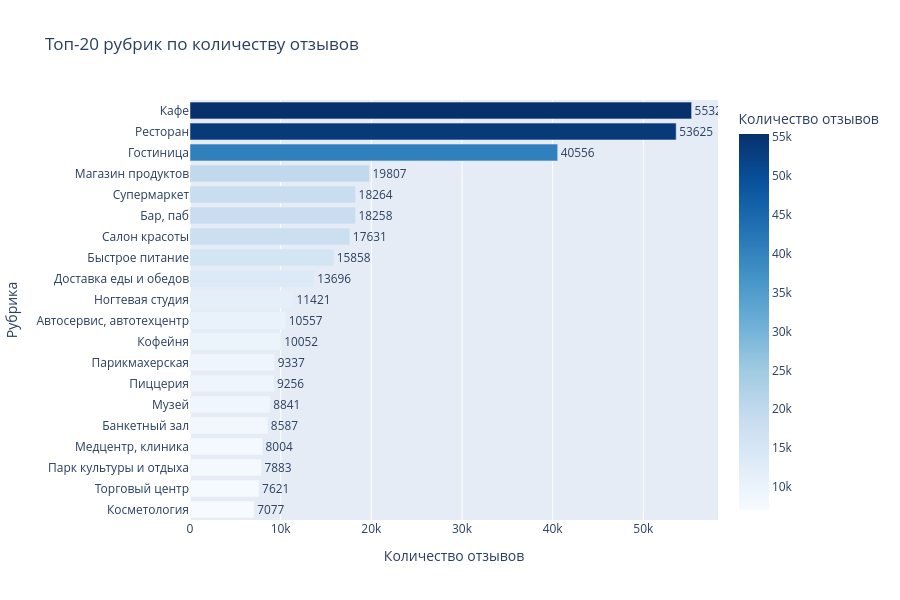

Notebook cell for this chart:
### Markdown cell above
Выводы

### Code cell
# Построим график количества отзывов в зависимости от рубрики и возьмем топ 20 по популярности 
all_rubrics = []

for items in data_clean['rubrics_list']:
    all_rubrics.extend(items)

rubric_counts = Counter(all_rubrics)
top_rubrics = rubric_counts.most_common(20)

df_top = pd.DataFrame(top_rubrics, columns=['rubric', 'count'])
df_top = df_top.sort_values('count', ascending=True)

fig = px.bar(df_top, x='count', y='rubric', orientation='h', text_auto='.0f',
             color='count', color_continuous_scale='Blues',
             title='Топ-20 рубрик по количеству отзывов',
             labels={'count': 'Количество отзывов', 'rubric': 'Рубрика'}, height=600)
fig.update_layout(yaxis={'categoryorder': 'total ascending'})
fig.update_traces(textposition='outside')
fig.show()

### Figure 1 — Plotly figure (JSON) as saved in the notebook; plotly's stock layout.template omitted (floating-point values rounded to 4 significant figures)
{"data": [{"hovertemplate": "Количество отзывов=%{marker.color}<br>Рубрика=%{y}<extra></extra>", "legendgroup": "", "marker": {"color": [7077, 7621, 7883, 8004, 8587, 8841, 9256, 9337, 10052, 10557, 11421, 13696, 15858, 17631, 18258, 18264, 19807, 40556, 53625, 55326], "coloraxis": "coloraxis", "pattern": {"shape": ""}}, "name": "", "orientation": "h", "showlegend": false, "textposition": "outside", "texttemplate": "%{x:.0f}", "type": "bar", "x": [7077, 7621, 7883, 8004, 8587, 8841, 9256, 9337, 10052, 10557, 11421, 13696, 15858, 17631, 18258, 18264, 19807, 40556, 53625, 55326], "xaxis": "x", "y": ["Косметология", "Торговый центр", "Парк культуры и отдыха", "Медцентр, клиника", "Банкетный зал", "Музей", "Пиццерия", "Парикмахерская", "Кофейня", "Автосервис, автотехцентр", "Ногтевая студия", "Доставка еды и обедов", "Быстрое питание", "Салон красоты", "Бар, паб", "Супермаркет", "Магазин продуктов", "Гостиница", "Ресторан", "Кафе"], "yaxis": "y"}], "layout": {"barmode": "relative", "coloraxis": {"colorbar": {"title": {"text": "Количество отзывов"}}, "colorscale": [[0, "rgb(247,251,255)"], [0.125, "rgb(222,235,247)"], [0.25, "rgb(198,219,239)"], [0.375, "rgb(158,202,225)"], [0.5, "rgb(107,174,214)"], [0.625, "rgb(66,146,198)"], [0.75, "rgb(33,113,181)"], [0.875, "rgb(8,81,156)"], [1, "rgb(8,48,107)"]]}, "height": 600, "legend": {"tracegroupgap": 0}, "title": {"text": "Топ-20 рубрик по количеству отзывов"}, "xaxis": {"anchor": "y", "domain": [0, 1], "title": {"text": "Количество отзывов"}}, "yaxis": {"anchor": "x", "categoryorder": "total ascending", "domain": [0, 1], "title": {"text": "Рубрика"}}}}
